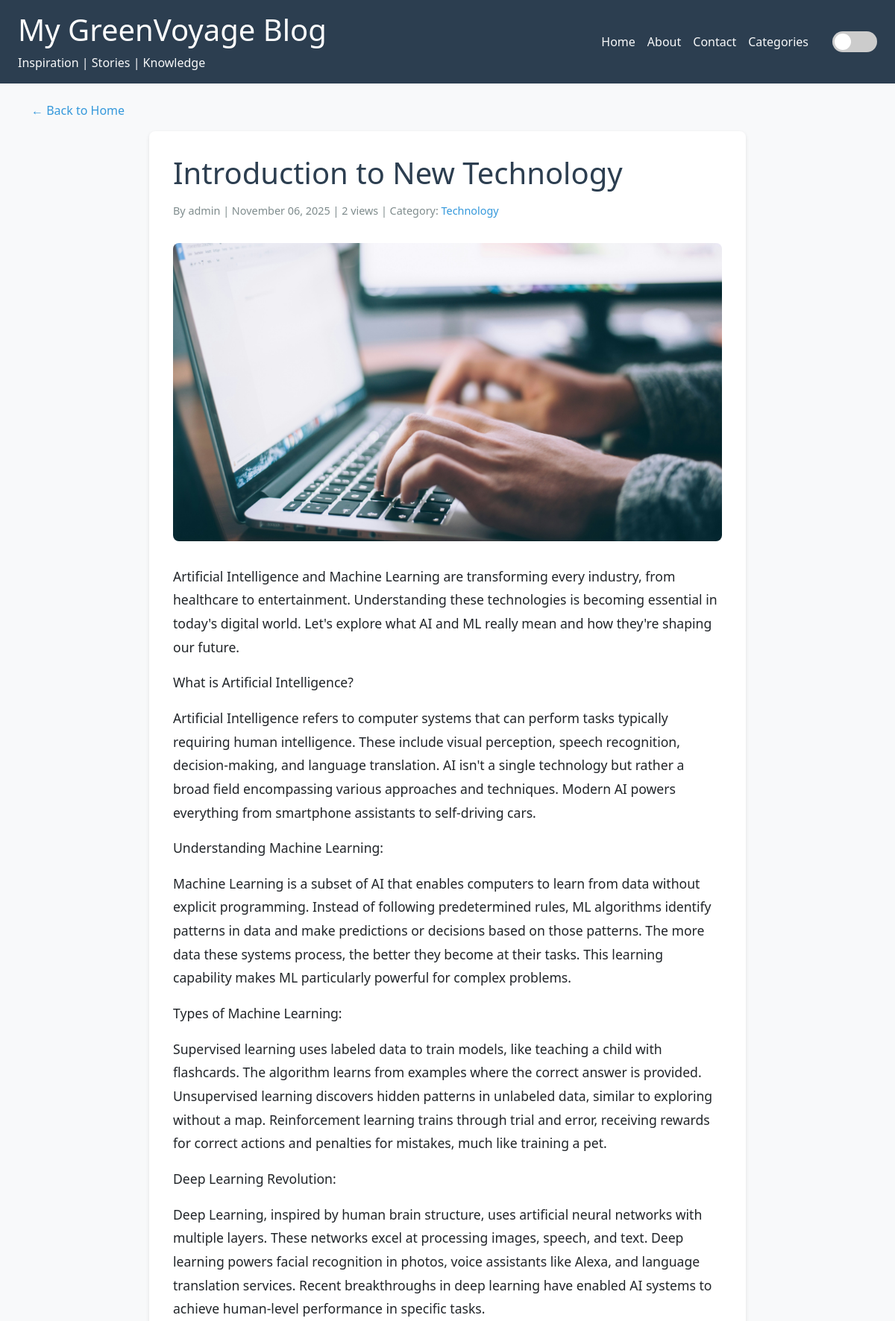
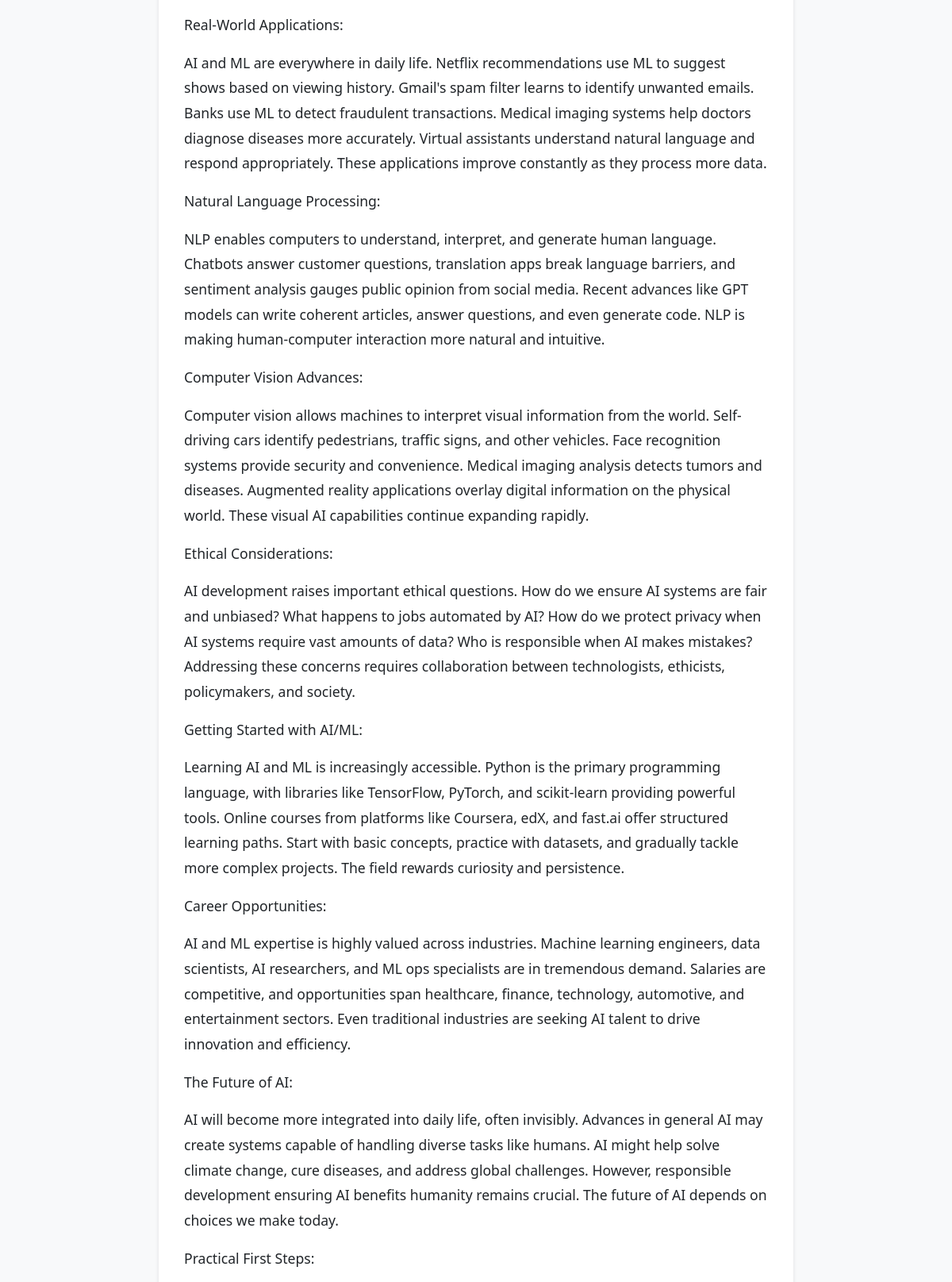
Screenshot of /post/introduction-to-new-technology/ (upper part) with the database file from the repository (2 pictures, top to bottom).
### blog/models.py (models this page shows, shortened)
class Post(models.Model):
    STATUS_CHOICES = (
        ('draft', 'Draft'),
        ('published', 'Published'),
    )
    title = models.CharField(max_length=200)
    slug = models.SlugField(max_length=200, unique=True)
    author = models.ForeignKey(User, on_delete=models.CASCADE, related_name='blog_posts')
    category = models.ForeignKey(Category, on_delete=models.SET_NULL, null=True, related_name='posts')
    tags = models.ManyToManyField('Tag', blank=True, related_name='posts')
    content = models.TextField()
    image = models.ImageField(upload_to='blog_images/', blank=True, null=True)
    status = models.CharField(max_length=10, choices=STATUS_CHOICES, default='draft')
    created_at = models.DateTimeField(default=timezone.now)
    updated_at = models.DateTimeField(auto_now=True)
    views = models.IntegerField(default=0)
    class Meta:
        ordering = ['-created_at']

class Category(models.Model):
    name = models.CharField(max_length=100)
    description = models.TextField(blank=True,null=True)
    created_at = models.DateTimeField(auto_now_add=True)
    class Meta:
        verbose_name_plural = "Categories"

### blog/views.py (the view, shortened to what this page needs)
# urls.py: path('post/<slug:slug>/', views.post_detail, name='post_detail'),
def post_detail(request, slug):
    post = get_object_or_404(Post, slug=slug, status='published')
    post.views += 1
    post.save()
    comments = post.comments.filter(active=True)
    context = {
        'post': post,
        'comments': comments,
    }
    return render(request, 'blog/post_detail.html', context)

### blog/templates/blog/post_detail.html (shortened to what this page needs)
{% extends 'blog/base.html' %}
{% block content %}
<a href="{% url 'home' %}" class="back-link">← Back to Home</a>
<article class="post-detail">
    <div class="post-header">
        <h1>{{ post.title }}</h1>
        <div class="post-meta">
            By {{ post.author.username }} | {{ post.created_at|date:"F d, Y" }} | {{ post.views }} views
            {% if post.category %}
            | Category: <a href="{% url 'category_posts' post.category.id %}">{{ post.category.name }}</a>
            {% endif %}
        </div>
    </div>
    {% if post.image %}
    <img src="{{ post.image.url }}" alt="{{ post.title }}" class="post-image">
    {% endif %}
    <div class="post-content">
        {{ post.content|linebreaks }}
    </div>
</article>
{% endblock %}

### blog/templates/blog/base.html (style rules this page uses)
:root { --bg-color: #f8f9fa; --text-color: #212529; --header-bg: #2c3e50; --footer-bg: #2c3e50; --card-bg: #ffffff; --link-color: #3498db; }
body { background: var(--bg-color); color: var(--text-color); font-family: 'Segoe UI', Tahoma, Geneva, Verdana, sans-serif; transition: background 0.3s, color 0.3s; }
a { text-decoration: none; color: var(--link-color); transition: color 0.3s; }

### blog/templates/blog/post_detail.html (style rules this page uses)
.post-detail { background: white; padding: 2rem; border-radius: 8px; box-shadow: 0 2px 5px rgba(0,0,0,0.1); max-width: 800px; margin: 0 auto; }
.post-header { margin-bottom: 2rem; }
.post-header h1 { color: #2c3e50; margin-bottom: 1rem; }
.post-meta { color: #7f8c8d; font-size: 0.9rem; }
.post-image { width: 100%; height: 400px; object-fit: cover; border-radius: 8px; margin-bottom: 2rem; }
.post-content { line-height: 1.8; font-size: 1.1rem; margin-bottom: 2rem; }
.back-link { display: inline-block; margin-bottom: 1rem; color: #3498db; text-decoration: none; }

### rows the page displays
Post: title "Introduction to New Technology", author.username "admin", created_at "November 06, 2025", views "2", category.name "Technology", image (picture), content "Artificial Intelligence and Machine Learning are transforming every industry, from healthcare to entertainment. Understanding these technologies is becoming essential in today's digital world. Let's explore what AI and ML really mean and how they're shaping our future. What is Artificial Intelligence? Artificial Intelligence refers to computer systems that can perform tasks typically requiring human intelligence. These include visual perception, speech recognition, decision-making, and language translation. AI isn't a single technology but rather a broad field encompassing various approaches and techniques. Modern AI powers everything from smartphone assistants to self-driving cars.…"
